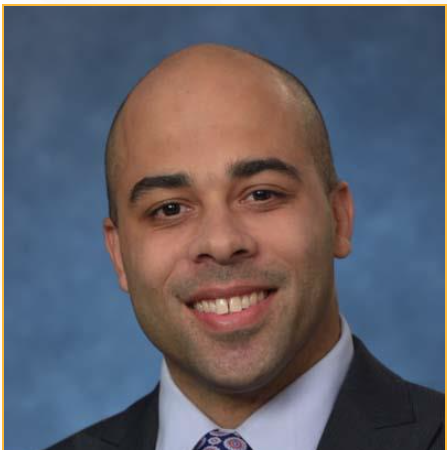
#> input picture dickerson.png, 447 x 450 px
$ python imageconvert.py
#> lines starting #> are read from the running program, lines starting #| are printed output that depends on the picture
from PIL import Image

# Load the image
img = Image.open('dickerson.png')
#> img is the input picture: PIL image 447x450 RGBA; mean R, G, B, A 97.2, 95.2, 104.7, 255

# Define the new size you want
new_width = 77
new_height = 111

# Resize the image

img_resized = img.resize((new_width, new_height), Image.Resampling.LANCZOS)
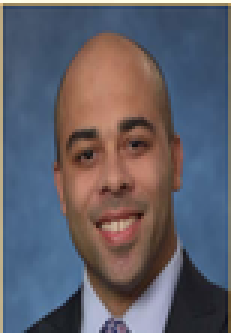
#> img_resized: PIL image 77x111 RGBA (shown 3 times larger); mean R, G, B, A 96.8, 95, 104.5, 255

# Save the resized image
img_resized.save('dickersonresized.png')
